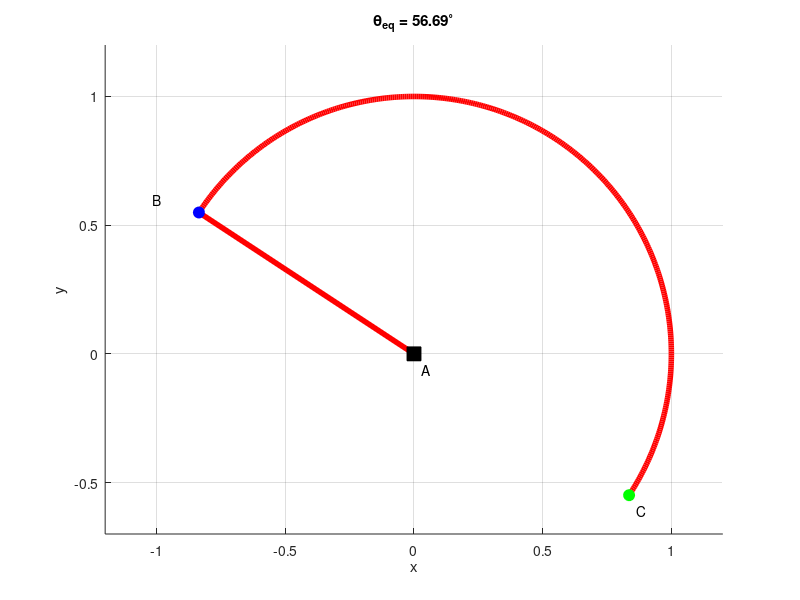

Write the MATLAB code that produced this figure.
clear; clc; close all;

r = 1;
theta_eq = acos(2 / (0.5 + pi));

A = [0 0];
e_AB = [-sin(theta_eq) cos(theta_eq)];
B = A + r * e_AB;

phi = linspace(-pi/2, pi/2, 400);
x_semi = r * cos(phi);
y_semi = r * sin(phi);

R = [cos(theta_eq) -sin(theta_eq); sin(theta_eq) cos(theta_eq)];
pts = R * [x_semi; y_semi];
x_semi_r = pts(1,:);
y_semi_r = pts(2,:);

B = [x_semi_r(end) y_semi_r(end)];
C = [x_semi_r(1)   y_semi_r(1)];

figure; hold on; grid on; axis equal;

plot(x_semi_r, y_semi_r, 'r', 'LineWidth', 4);
plot([A(1) B(1)], [A(2) B(2)], 'r', 'LineWidth', 4);

plot(A(1), A(2), 'ks', 'MarkerSize', 10, 'MarkerFaceColor', 'k');
plot(B(1), B(2), 'bo', 'MarkerSize', 8, 'MarkerFaceColor', 'b');
plot(C(1), C(2), 'go', 'MarkerSize', 8, 'MarkerFaceColor', 'g');

text(A(1)+0.03, A(2)-0.06, 'A');
text(B(1)-0.18, B(2)+0.05, 'B');
text(C(1)+0.03, C(2)-0.06, 'C');

xlabel('x'); ylabel('y');
title(['\theta_{eq} = ' num2str(rad2deg(theta_eq),'%.2f') '^{\circ}']);

xlim([-1.2*r 1.2*r]);
ylim([-0.7*r 1.2*r]);
